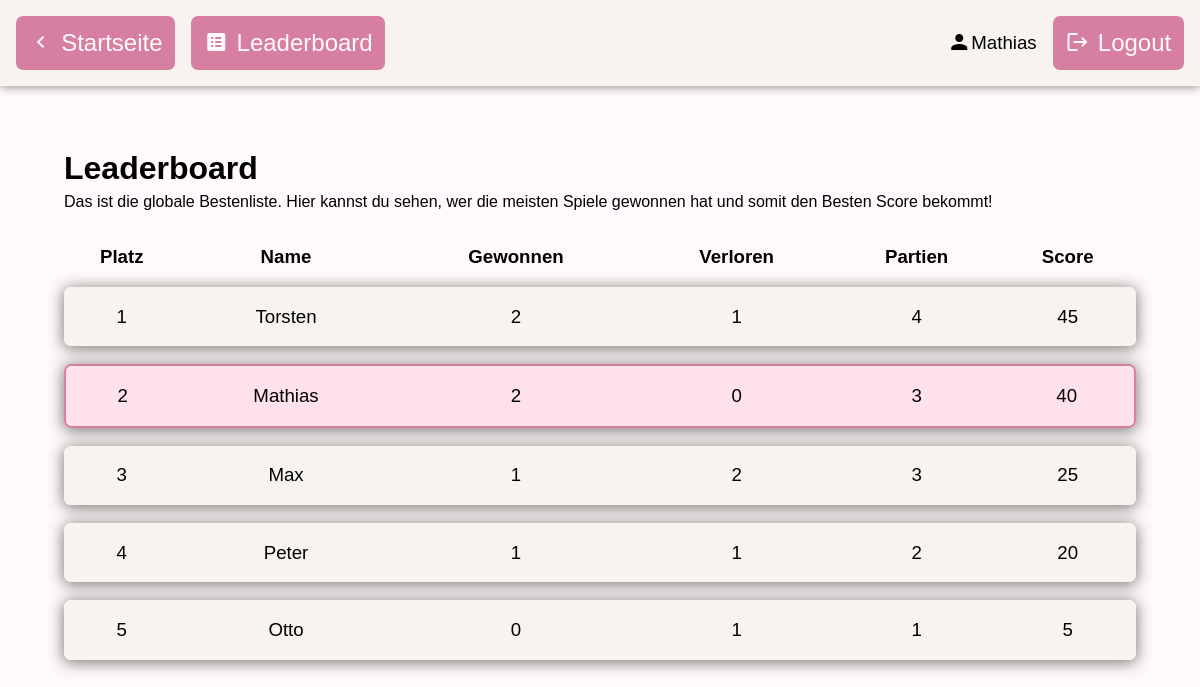
/leaderboard (signed in), run on the app's committed database.
### tables this page shows
CREATE TABLE users(id INTEGER PRIMARY KEY AUTOINCREMENT, name VARCHAR NOT NULL, password VARCHAR NOT NULL, games_won INTEGER DEFAULT 0, games_lost INTEGER DEFAULT 0, games_played INTEGER DEFAULT 0);

### app.py (the view)
@app.route("/leaderboard")
def leaderboard():
    con = sqlite3.connect("database.db")
    cur = con.cursor()
    response = cur.execute("SELECT name, games_won, games_lost, games_played, (games_played * 10 + games_won * 5 - games_lost * 5) AS score FROM users ORDER BY score DESC")
    data = response.fetchall()
    con.close()
    return render_template("leaderboard.html", users=data)

### templates/leaderboard.html (shortened to what this page needs)
<!DOCTYPE html>
<html lang="en">
<head>
    <link rel="stylesheet" href="css/main.css">
    <link rel="stylesheet" href="https://cdn.jsdelivr.net/npm/@mdi/font@7.4.47/css/materialdesignicons.min.css">
    <link rel="stylesheet" href="css/leaderboard.css">
</head>
<body>
    <div class="header" id="header">
        <div class="left-section">
            <a href="/" class="icon-text-button">
                <span class="mdi mdi-chevron-left"></span>
                <p>Startseite</p>
            </a>
            <a href="leaderboard" class="icon-text-button">
                <span class="mdi mdi-list-box"></span>
                <p>Leaderboard</p>
            </a>
        </div>
        <div class="right-section">
            {% if session["logged_in"] %}
                <div class="icon-text-display">
                    <span class="mdi mdi-account"></span>
                    <p class="icon-text-display">{{session["username"]}}</p>
                </div>
                <a href="login/end_session" class="icon-text-button">
                    <span class="mdi mdi-logout"></span>
                    <p>Logout</p>
                </a>
            {% else %}
                <a href="login" class="icon-text-button">
                    <span class="mdi mdi-account-outline"></span>
                    <p>Login</p>
                </a>
            {% endif %}
        </div>
    </div>
    <div class="content">
        <h1>Leaderboard</h1>
        <p>Das ist die globale Bestenliste. Hier kannst du sehen, wer die meisten Spiele gewonnen hat und somit den Besten Score bekommt!</p>
        <table>
            <tr id="standard-th">
                <th>Platz</th>
                <th>Name</th>
                <th>Gewonnen</th>
                <th>Verloren</th>
                <th>Partien</th>
                <th>Score</th>
            </tr>
            {% for user in users %}
                {% if user[0] == session["username"] %}
                    <tr class="highlight entry">
                {% else %}
                    <tr class="entry">
                {% endif %}
                        <td class="first-td">{{loop.index}}</td>
                        <td>{{user[0]}}</td>
                        <td>{{user[1]}}</td>
                        <td>{{user[2]}}</td>
                        <td>{{user[3]}}</td>
                        <td class="last-td">{{user[4]}}</td>
                    </tr>
            {% endfor %}
        </table>
    </div>
</body>
</html>

### static/css/main.css (style rules this page uses)
:root { --main_color: #D77FA1; --main_color_hover: #C76F91; --main_color_disabled: #B75F81; --main_color_hightlight: #ffe0ed; --background_color: #FFF9F9; --background_color_secondary: #F7F4F0; --o_color: #BFB1DF; --x_color: #FAC6A0; --error_message: red; --success_message: #00c100; --gray: gray; }
body { background-color: var(--background_color); font-family: Arial, Helvetica, sans-serif; margin: 0; }
h1 { margin-bottom: 0.2em; }
p { margin-top: 0; }
.header { display: flex; justify-content: space-between; background: var(--background_color_secondary); padding: 1em; box-shadow: rgba(0, 0, 0, 0.5) 0 0 10px; }
.header > div { display: flex; gap: 1em; align-items: center; }
.content { margin: 4em; }
.icon-text-button { border: none; border-radius: 7px; padding: 0.8em; text-decoration: none; color: var(--background_color); display: flex; justify-content: center; align-items: center; transition: box-shadow 0.3s; background: var(--main_color); cursor: pointer; transition-timing-function: ease-in-out; transition-duration: 50ms; }
.icon-text-button span, .icon-text-button p { font-size: 18pt; margin: 0; }
.icon-text-button span { margin-right: 0.35em; }
.entry { background: var(--background_color_secondary); padding: 20px; border-radius: 7px; box-shadow: 0px 2px 15px 1px rgba(0, 0, 0, 0.5); margin-bottom: 30px; }
.icon-text-display { display: flex; align-items: center; }
.icon-text-display span { font-size: 18pt; }
.icon-text-display p { font-size: 14pt; margin: 0; }

### static/css/leaderboard.css (style rules this page uses)
table { border-spacing: 0 1em; font-size: 14pt; width: 100%; }
td { padding: 1em 0.5em; text-align: center; background: var(--background_color_secondary); }
.first-td { border-radius: 7px 0 0 7px; }
.last-td { border-radius: 0 7px 7px 0; }
.entry { background: none; }
.highlight td { background: var(--main_color_hightlight); border-top: 2px solid var(--main_color); border-bottom: 2px solid var(--main_color); }
.highlight .first-td { border-left: 2px solid var(--main_color); }
.highlight .last-td { border-right: 2px solid var(--main_color); }

### data on the page
users: username "Mathias", name "Mathias", games_won "2", games_lost "0", games_played "3", user "40"
users: name "Torsten", games_won "2", games_lost "1", games_played "4", user "45"
users: name "Max", games_won "1", games_lost "2", games_played "3", user "25"
users: name "Peter", games_won "1", games_lost "1", games_played "2", user "20"
users: name "Otto", games_won "0", games_lost "1", games_played "1", user "5"
